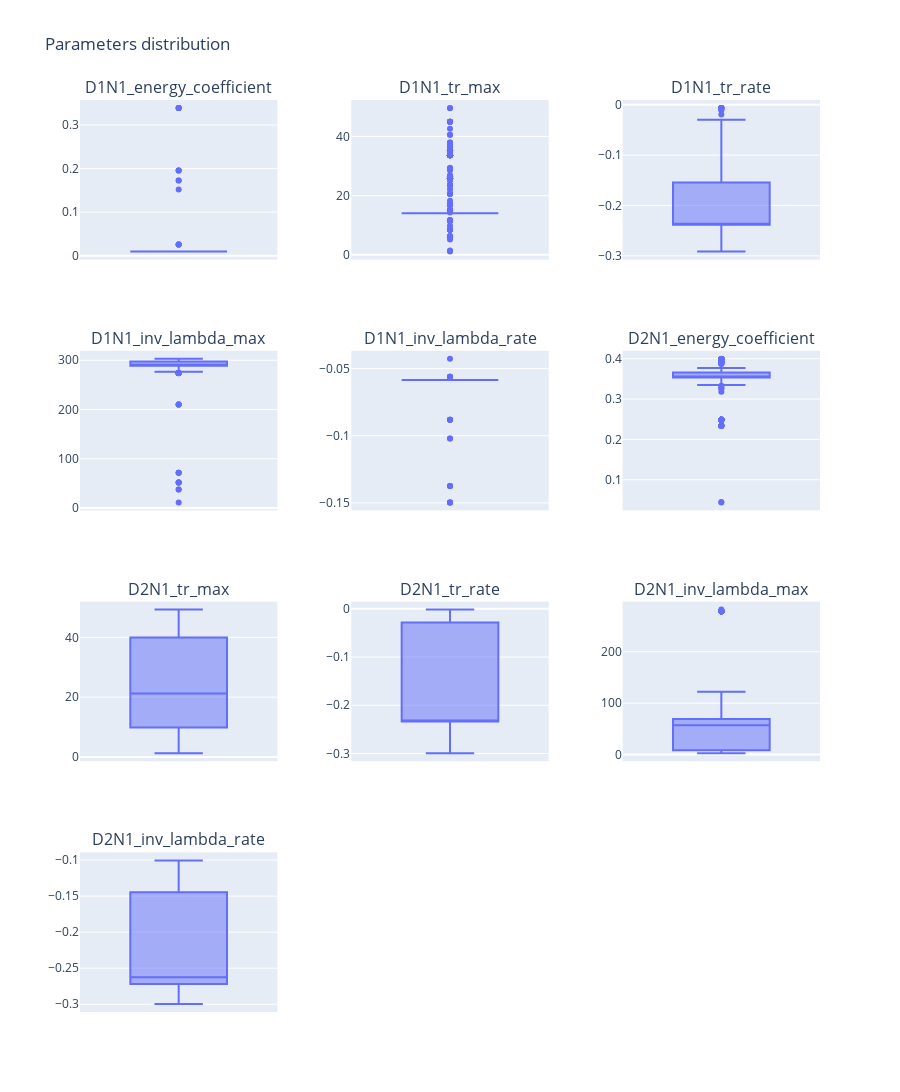

Notebook cell for this chart:
### Code cell
viewer.box_plot(3, nbest=1000)

### Figure 1 — Plotly figure (JSON) as saved in the notebook; plotly's stock layout.template omitted (floating-point values rounded to 4 significant figures; data arrays with more than 128 entries replaced by an {"elided": "..."} marker saying what was removed)
{"data": [{"alignmentgroup": "True", "hovertemplate": "D1N1_energy_coefficient=%{y}<extra></extra>", "legendgroup": "", "marker": {"color": "#636efa"}, "name": "", "notched": false, "offsetgroup": "", "orientation": "v", "showlegend": false, "type": "box", "x0": " ", "xaxis": "x", "y": {"elided": "1000 float values"}, "y0": " ", "yaxis": "y"}, {"alignmentgroup": "True", "hovertemplate": "D1N1_tr_max=%{y}<extra></extra>", "legendgroup": "", "marker": {"color": "#636efa"}, "name": "", "notched": false, "offsetgroup": "", "orientation": "v", "showlegend": false, "type": "box", "x0": " ", "xaxis": "x2", "y": {"elided": "1000 float values"}, "y0": " ", "yaxis": "y2"}, {"alignmentgroup": "True", "hovertemplate": "D1N1_tr_rate=%{y}<extra></extra>", "legendgroup": "", "marker": {"color": "#636efa"}, "name": "", "notched": false, "offsetgroup": "", "orientation": "v", "showlegend": false, "type": "box", "x0": " ", "xaxis": "x3", "y": {"elided": "1000 float values"}, "y0": " ", "yaxis": "y3"}, {"alignmentgroup": "True", "hovertemplate": "D1N1_inv_lambda_max=%{y}<extra></extra>", "legendgroup": "", "marker": {"color": "#636efa"}, "name": "", "notched": false, "offsetgroup": "", "orientation": "v", "showlegend": false, "type": "box", "x0": " ", "xaxis": "x4", "y": {"elided": "1000 float values"}, "y0": " ", "yaxis": "y4"}, {"alignmentgroup": "True", "hovertemplate": "D1N1_inv_lambda_rate=%{y}<extra></extra>", "legendgroup": "", "marker": {"color": "#636efa"}, "name": "", "notched": false, "offsetgroup": "", "orientation": "v", "showlegend": false, "type": "box", "x0": " ", "xaxis": "x5", "y": {"elided": "1000 float values"}, "y0": " ", "yaxis": "y5"}, {"alignmentgroup": "True", "hovertemplate": "D2N1_energy_coefficient=%{y}<extra></extra>", "legendgroup": "", "marker": {"color": "#636efa"}, "name": "", "notched": false, "offsetgroup": "", "orientation": "v", "showlegend": false, "type": "box", "x0": " ", "xaxis": "x6", "y": {"elided": "1000 float values"}, "y0": " ", "yaxis": "y6"}, {"alignmentgroup": "True", "hovertemplate": "D2N1_tr_max=%{y}<extra></extra>", "legendgroup": "", "marker": {"color": "#636efa"}, "name": "", "notched": false, "offsetgroup": "", "orientation": "v", "showlegend": false, "type": "box", "x0": " ", "xaxis": "x7", "y": {"elided": "1000 float values"}, "y0": " ", "yaxis": "y7"}, {"alignmentgroup": "True", "hovertemplate": "D2N1_tr_rate=%{y}<extra></extra>", "legendgroup": "", "marker": {"color": "#636efa"}, "name": "", "notched": false, "offsetgroup": "", "orientation": "v", "showlegend": false, "type": "box", "x0": " ", "xaxis": "x8", "y": {"elided": "1000 float values"}, "y0": " ", "yaxis": "y8"}, {"alignmentgroup": "True", "hovertemplate": "D2N1_inv_lambda_max=%{y}<extra></extra>", "legendgroup": "", "marker": {"color": "#636efa"}, "name": "", "notched": false, "offsetgroup": "", "orientation": "v", "showlegend": false, "type": "box", "x0": " ", "xaxis": "x9", "y": {"elided": "1000 float values"}, "y0": " ", "yaxis": "y9"}, {"alignmentgroup": "True", "hovertemplate": "D2N1_inv_lambda_rate=%{y}<extra></extra>", "legendgroup": "", "marker": {"color": "#636efa"}, "name": "", "notched": false, "offsetgroup": "", "orientation": "v", "showlegend": false, "type": "box", "x0": " ", "xaxis": "x10", "y": {"elided": "1000 float values"}, "y0": " ", "yaxis": "y10"}], "layout": {"annotations": [{"font": {"size": 16}, "showarrow": false, "text": "D1N1_energy_coefficient", "x": 0.1333, "xanchor": "center", "xref": "paper", "y": 1, "yanchor": "bottom", "yref": "paper"}, {"font": {"size": 16}, "showarrow": false, "text": "D1N1_tr_max", "x": 0.5, "xanchor": "center", "xref": "paper", "y": 1, "yanchor": "bottom", "yref": "paper"}, {"font": {"size": 16}, "showarrow": false, "text": "D1N1_tr_rate", "x": 0.8667, "xanchor": "center", "xref": "paper", "y": 1, "yanchor": "bottom", "yref": "paper"}, {"font": {"size": 16}, "showarrow": false, "text": "D1N1_inv_lambda_max", "x": 0.1333, "xanchor": "center", "xref": "paper", "y": 0.725, "yanchor": "bottom", "yref": "paper"}, {"font": {"size": 16}, "showarrow": false, "text": "D1N1_inv_lambda_rate", "x": 0.5, "xanchor": "center", "xref": "paper", "y": 0.725, "yanchor": "bottom", "yref": "paper"}, {"font": {"size": 16}, "showarrow": false, "text": "D2N1_energy_coefficient", "x": 0.8667, "xanchor": "center", "xref": "paper", "y": 0.725, "yanchor": "bottom", "yref": "paper"}, {"font": {"size": 16}, "showarrow": false, "text": "D2N1_tr_max", "x": 0.1333, "xanchor": "center", "xref": "paper", "y": 0.45, "yanchor": "bottom", "yref": "paper"}, {"font": {"size": 16}, "showarrow": false, "text": "D2N1_tr_rate", "x": 0.5, "xanchor": "center", "xref": "paper", "y": 0.45, "yanchor": "bottom", "yref": "paper"}, {"font": {"size": 16}, "showarrow": false, "text": "D2N1_inv_lambda_max", "x": 0.8667, "xanchor": "center", "xref": "paper", "y": 0.45, "yanchor": "bottom", "yref": "paper"}, {"font": {"size": 16}, "showarrow": false, "text": "D2N1_inv_lambda_rate", "x": 0.1333, "xanchor": "center", "xref": "paper", "y": 0.175, "yanchor": "bottom", "yref": "paper"}], "height": 1200, "title": {"text": "Parameters distribution"}, "width": 900, "xaxis": {"anchor": "y", "domain": [0, 0.2667]}, "xaxis10": {"anchor": "y10", "domain": [0, 0.2667]}, "xaxis11": {"anchor": "y11", "domain": [0.3667, 0.6333]}, "xaxis12": {"anchor": "y12", "domain": [0.7333, 1]}, "xaxis2": {"anchor": "y2", "domain": [0.3667, 0.6333]}, "xaxis3": {"anchor": "y3", "domain": [0.7333, 1]}, "xaxis4": {"anchor": "y4", "domain": [0, 0.2667]}, "xaxis5": {"anchor": "y5", "domain": [0.3667, 0.6333]}, "xaxis6": {"anchor": "y6", "domain": [0.7333, 1]}, "xaxis7": {"anchor": "y7", "domain": [0, 0.2667]}, "xaxis8": {"anchor": "y8", "domain": [0.3667, 0.6333]}, "xaxis9": {"anchor": "y9", "domain": [0.7333, 1]}, "yaxis": {"anchor": "x", "domain": [0.825, 1]}, "yaxis10": {"anchor": "x10", "domain": [0, 0.175]}, "yaxis11": {"anchor": "x11", "domain": [0, 0.175]}, "yaxis12": {"anchor": "x12", "domain": [0, 0.175]}, "yaxis2": {"anchor": "x2", "domain": [0.825, 1]}, "yaxis3": {"anchor": "x3", "domain": [0.825, 1]}, "yaxis4": {"anchor": "x4", "domain": [0.55, 0.725]}, "yaxis5": {"anchor": "x5", "domain": [0.55, 0.725]}, "yaxis6": {"anchor": "x6", "domain": [0.55, 0.725]}, "yaxis7": {"anchor": "x7", "domain": [0.275, 0.45]}, "yaxis8": {"anchor": "x8", "domain": [0.275, 0.45]}, "yaxis9": {"anchor": "x9", "domain": [0.275, 0.45]}}}
